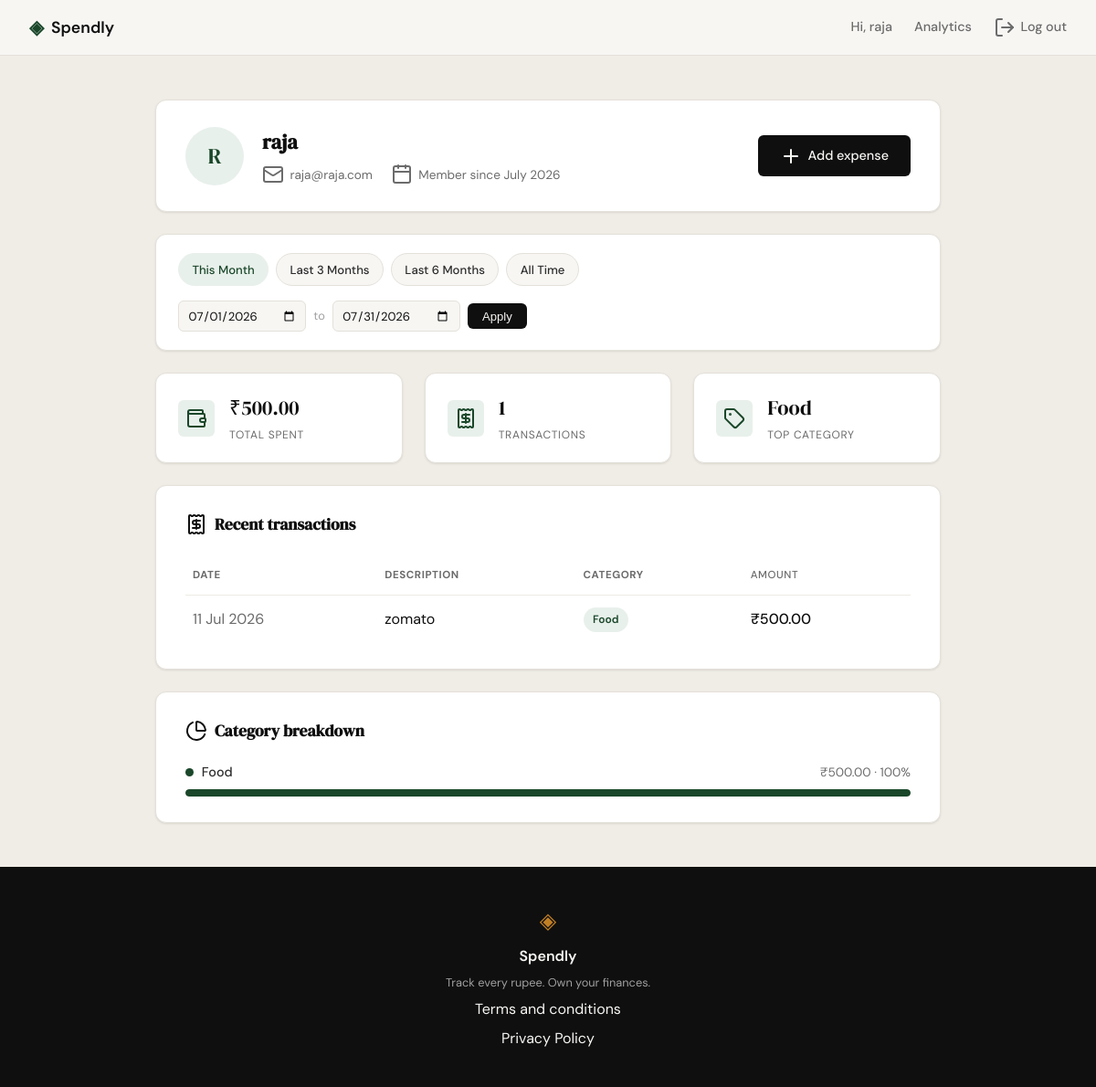
The app's page /profile?date_from=2026-07-01&date_to=2026-07-31 (signed in) with its own data.
### tables this page shows
CREATE TABLE users (
                id INTEGER PRIMARY KEY AUTOINCREMENT,
                name TEXT NOT NULL,
                email TEXT UNIQUE NOT NULL,
                password_hash TEXT NOT NULL,
                created_at TEXT DEFAULT (datetime('now'))
            );

CREATE TABLE expenses (
                id INTEGER PRIMARY KEY AUTOINCREMENT,
                user_id INTEGER NOT NULL,
                amount REAL NOT NULL,
                category TEXT NOT NULL,
                date TEXT NOT NULL,
                description TEXT,
                created_at TEXT DEFAULT (datetime('now')),
                FOREIGN KEY (user_id) REFERENCES users (id)
            );

### app.py (the view)
@app.route("/profile")
@login_required
def profile():
    db_user = get_user_by_id(session["user_id"])
    name_parts = db_user["name"].split()
    initials = "".join(p[0] for p in name_parts[:2]).upper()
    user = {
        "name": db_user["name"],
        "email": db_user["email"],
        "initials": initials,
        "member_since": db_user["member_since"],
    }
    date_from_str, date_to_str = _resolve_date_filter(request.args)
    stats = get_summary_stats(session["user_id"], date_from_str, date_to_str)
    summary = {
        "total_spent": f"₹{stats['total_spent']:,.2f}",
        "transaction_count": stats["transaction_count"],
        "top_category": stats["top_category"],
    }
    raw_transactions = get_recent_transactions(
        session["user_id"], date_from=date_from_str, date_to=date_to_str
    )
    transactions = [
        {
            "date": datetime.strptime(t["date"], "%Y-%m-%d").strftime("%d %b %Y"),
            "description": t["description"],
            "category": t["category"],
            "amount": f"₹{t['amount']:,.2f}",
        }
        for t in raw_transactions
    ]
    raw_categories = get_category_breakdown(
        session["user_id"], date_from=date_from_str, date_to=date_to_str
    )
    categories = [
        {
            "category": c["name"],
            "amount": f"₹{c['amount']:,.2f}",
            "percent": c["pct"],
        }
        for c in raw_categories
    ]
    presets = _build_presets(date.today())
    for preset in presets:
        preset["active"] = (
            preset["date_from"] == date_from_str and preset["date_to"] == date_to_str
        )
    return render_template(
        "profile.html",
        user=user, summary=summary,
        transactions=transactions, categories=categories,
        presets=presets,
        active_date_from=date_from_str, active_date_to=date_to_str,
    )

### app.py (called while the page is built)
def login_required(view):
    @wraps(view)
    def wrapped_view(*args, **kwargs):
        if not session.get("user_id"):
            return redirect(url_for("login"))
        return view(*args, **kwargs)
    return wrapped_view

def _parse_iso_date(value):
    if not value:
        return None
    try:
        return datetime.strptime(value, "%Y-%m-%d").date()
    except ValueError:
        return None

def _subtract_months(d, months):
    total = d.month - 1 - months
    year = d.year + total // 12
    month = total % 12 + 1
    day = min(d.day, calendar.monthrange(year, month)[1])
    return date(year, month, day)

def _resolve_date_filter(args):
    parsed_from = _parse_iso_date(args.get("date_from"))
    parsed_to = _parse_iso_date(args.get("date_to"))
    if parsed_from and parsed_to:
        if parsed_from > parsed_to:
            flash("Start date must be before end date.", "error")
        else:
            return parsed_from.isoformat(), parsed_to.isoformat()
    return None, None

def _build_presets(today):
    last_day = calendar.monthrange(today.year, today.month)[1]
    month_start = today.replace(day=1)
    month_end = today.replace(day=last_day)
    return [
        {
            "label": "This Month",
            "date_from": month_start.isoformat(),
            "date_to": month_end.isoformat(),
        },
        {
            "label": "Last 3 Months",
            "date_from": _subtract_months(today, 3).isoformat(),
            "date_to": today.isoformat(),
        },
        {
            "label": "Last 6 Months",
            "date_from": _subtract_months(today, 6).isoformat(),
            "date_to": today.isoformat(),
        },
        {
            "label": "All Time",
            "date_from": None,
            "date_to": None,
        },
    ]

### database/db.py (called while the page is built)
def get_db():
    conn = sqlite3.connect(DB_PATH)
    conn.row_factory = sqlite3.Row
    conn.execute("PRAGMA foreign_keys = ON")
    return conn

### database/queries.py (called while the page is built)
def _date_range_filter(date_from, date_to):
    if date_from and date_to:
        return " AND date BETWEEN ? AND ?", (date_from, date_to)
    return "", ()

### templates/profile.html (shortened to what this page needs)
{% extends "base.html" %}
{% block head %}
<link rel="stylesheet" href="{{ url_for('static', filename='css/profile.css') }}">
{% endblock %}
{% block content %}
<section class="profile-page">
    <div class="profile-container">
        <div class="profile-hero">
            <div class="profile-avatar">{{ user.initials }}</div>
            <div class="profile-hero-info">
                <h1 class="profile-name">{{ user.name }}</h1>
                <div class="profile-meta-row">
                    <span class="meta-item"><i data-lucide="mail"></i>{{ user.email }}</span>
                    <span class="meta-item"><i data-lucide="calendar"></i>Member since {{ user.member_since }}</span>
                </div>
            </div>
            <a href="{{ url_for('add_expense') }}" class="btn-primary profile-hero-action">
                <i data-lucide="plus"></i>Add expense
            </a>
        </div>
        <div class="filter-bar">
            <div class="filter-presets">
                {% for preset in presets %}
                <a href="{{ url_for('profile', date_from=preset.date_from, date_to=preset.date_to) }}"
                   class="filter-preset-btn{% if preset.active %} active{% endif %}">
                    {{ preset.label }}
                </a>
                {% endfor %}
            </div>
            <form method="GET" action="{{ url_for('profile') }}" class="filter-custom-range">
                <input type="date" name="date_from" class="filter-date-input"
                       value="{{ active_date_from or '' }}" aria-label="Start date">
                <span class="filter-range-sep">to</span>
                <input type="date" name="date_to" class="filter-date-input"
                       value="{{ active_date_to or '' }}" aria-label="End date">
                <button type="submit" class="filter-apply-btn">Apply</button>
            </form>
        </div>
        <div class="stats-row">
            <div class="stat-card">
                <div class="stat-icon"><i data-lucide="wallet"></i></div>
                <div class="stat-body">
                    <span class="stat-value">{{ summary.total_spent }}</span>
                    <span class="stat-label">Total spent</span>
                </div>
            </div>
            <div class="stat-card">
                <div class="stat-icon"><i data-lucide="receipt"></i></div>
                <div class="stat-body">
                    <span class="stat-value">{{ summary.transaction_count }}</span>
                    <span class="stat-label">Transactions</span>
                </div>
            </div>
            <div class="stat-card">
                <div class="stat-icon"><i data-lucide="tag"></i></div>
                <div class="stat-body">
                    <span class="stat-value">{{ summary.top_category }}</span>
                    <span class="stat-label">Top category</span>
                </div>
            </div>
        </div>
        <div class="profile-card">
            <div class="card-header">
                <h2 class="section-title"><i data-lucide="receipt"></i>Recent transactions</h2>
            </div>
            <div class="table-wrap">
                <table class="table">
                    <thead>
                        <tr>
                            <th>Date</th>
                            <th>Description</th>
                            <th>Category</th>
                            <th class="amount-cell">Amount</th>
                        </tr>
                    </thead>
                    <tbody>
                        {% for tx in transactions %}
                        <tr>
                            <td class="date-cell">{{ tx.date }}</td>
                            <td>{{ tx.description }}</td>
                            <td><span class="badge badge-{{ tx.category | lower }}">{{ tx.category }}</span></td>
                            <td class="amount-cell">{{ tx.amount }}</td>
                        </tr>
                        {% endfor %}
                    </tbody>
                </table>
            </div>
        </div>
        <div class="profile-card">
            <div class="card-header">
                <h2 class="section-title"><i data-lucide="pie-chart"></i>Category breakdown</h2>
            </div>
            <div class="category-bars">
                {% for cat in categories %}
                {% set width = [cat.percent // 10 * 10, 10] | max %}
                <div class="category-bar-row">
                    <div class="category-bar-top">
                        <span class="category-bar-label">
                            <span class="category-dot category-dot-{{ cat.category | lower }}"></span>
                            {{ cat.category }}
                        </span>
                        <span class="category-bar-amount">{{ cat.amount }} · {{ cat.percent }}%</span>
                    </div>
                    <div class="category-bar-track">
                        <div class="category-bar-fill category-fill-{{ cat.category | lower }} bar-w-{{ width }}"></div>
                    </div>
                </div>
                {% endfor %}
            </div>
        </div>
    </div>
</section>
{% endblock %}

### templates/base.html (shortened to what this page needs)
<!DOCTYPE html>
<html lang="en">
<head>
    <link rel="stylesheet" href="{{ url_for('static', filename='css/style.css') }}">
    {% block head %}{% endblock %}
</head>
<body>
    <nav class="navbar">
        <div class="nav-inner">
            <a href="{{ url_for('landing') }}" class="nav-brand">
                <span class="brand-icon">◈</span>
                <span class="brand-name">Spendly</span>
            </a>
            <div class="nav-links">
                {% if session.user_id %}
                <a href="{{ url_for('profile') }}">Hi, {{ session.user_name }}</a>
                <a href="{{ url_for('analytics') }}"{% if request.endpoint == 'analytics' %} class="active"{% endif %}>Analytics</a>
                <a href="{{ url_for('logout') }}" class="nav-link-icon"><i data-lucide="log-out"></i>Log out</a>
                {% else %}
                <a href="{{ url_for('login') }}">Sign in</a>
                <a href="{{ url_for('register') }}" class="nav-cta">Get started</a>
                {% endif %}
            </div>
        </div>
    </nav>
    <main class="main-content">
        {% block content %}{% endblock %}
    </main>
    <footer class="footer">
        <div class="footer-inner">
            <span class="brand-icon">◈</span>
            <span class="footer-name">Spendly</span>
            <p class="footer-copy">Track every rupee. Own your finances.</p>
            <a href="{{ url_for('terms') }}">Terms and conditions</a>
            <a href="{{ url_for('privacy') }}">Privacy Policy</a>
        </div>
    </footer>
</body>
</html>

### static/css/style.css (style rules this page uses)
:root { --ink: #0f0f0f; --ink-soft: #2d2d2d; --ink-muted: #6b6b6b; --ink-faint: #a0a0a0; --paper: #f7f6f3; --paper-warm: #f0ede6; --paper-card: #ffffff; --accent: #1a472a; --accent-light: #e8f0eb; --accent-2: #c17f24; --accent-2-light: #fdf3e3; --danger: #c0392b; --danger-light: #fdecea; --danger-border: #f5c6c2; --border: #e4e1da; --border-soft: #eeebe4; --font-display: 'DM Serif Display', Georgia, serif; --font-body: 'DM Sans', system-ui, sans-serif; --max-width: 1200px; --auth-width: 440px; --radius-sm: 6px; --radius-md: 12px; --radius-lg: 20px; }
*, *::before, *::after { box-sizing: border-box; margin: 0; padding: 0; }
html { font-size: 16px; scroll-behavior: smooth; }
body { background: var(--paper); color: var(--ink); font-family: var(--font-body); font-size: 1rem; line-height: 1.6; -webkit-font-smoothing: antialiased; }
a { color: inherit; text-decoration: none; }
.navbar { position: sticky; top: 0; z-index: 100; background: var(--paper); border-bottom: 1px solid var(--border); padding: 0 2rem; }
.nav-inner { max-width: var(--max-width); margin: 0 auto; height: 60px; display: flex; align-items: center; justify-content: space-between; }
.nav-brand { display: flex; align-items: center; gap: 0.5rem; font-family: var(--font-body); font-weight: 600; font-size: 1.1rem; color: var(--ink); }
.brand-icon { color: var(--accent); font-size: 1.3rem; }
.brand-name { color: var(--ink); }
.nav-links { display: flex; align-items: center; gap: 1.5rem; font-size: 0.9rem; font-weight: 500; }
.nav-links a { color: var(--ink-muted); transition: color 0.2s; }
.nav-link-icon { display: inline-flex; align-items: center; gap: 0.35rem; }
.main-content { min-height: calc(100vh - 60px - 100px); }
.btn-primary { display: inline-block; background: var(--ink); color: var(--paper); padding: 0.65rem 1.5rem; border-radius: var(--radius-sm); font-family: var(--font-body); font-size: 0.9rem; font-weight: 500; cursor: pointer; border: none; transition: background 0.2s; text-decoration: none; }
.footer { background: var(--ink); color: var(--paper); padding: 2.5rem 2rem; text-align: center; }
.footer-inner { display: flex; flex-direction: column; align-items: center; gap: 0.4rem; }
.footer .brand-icon { color: var(--accent-2); font-size: 1.5rem; }
.footer-name { font-weight: 600; font-size: 1rem; }
.footer-copy { font-size: 0.8rem; color: var(--ink-faint); }

### records on screen
users: user_name "raja", name "raja", email "raja@raja.com"
expenses: date "11 Jul 2026", description "zomato", category "Food", amount "₹500.00"

### other values on screen
{{ user.initials }} "R"
{{ user.member_since }} "July 2026"
{{ preset.label }} "This Month" "Last 3 Months" "Last 6 Months" "All Time"
{{ summary.total_spent }} "₹500.00"
{{ summary.transaction_count }} "1"
{{ summary.top_category }} "Food"
{{ cat.category }} "Food"
{{ cat.amount }} "₹500.00"
{{ cat.percent }} "100"
